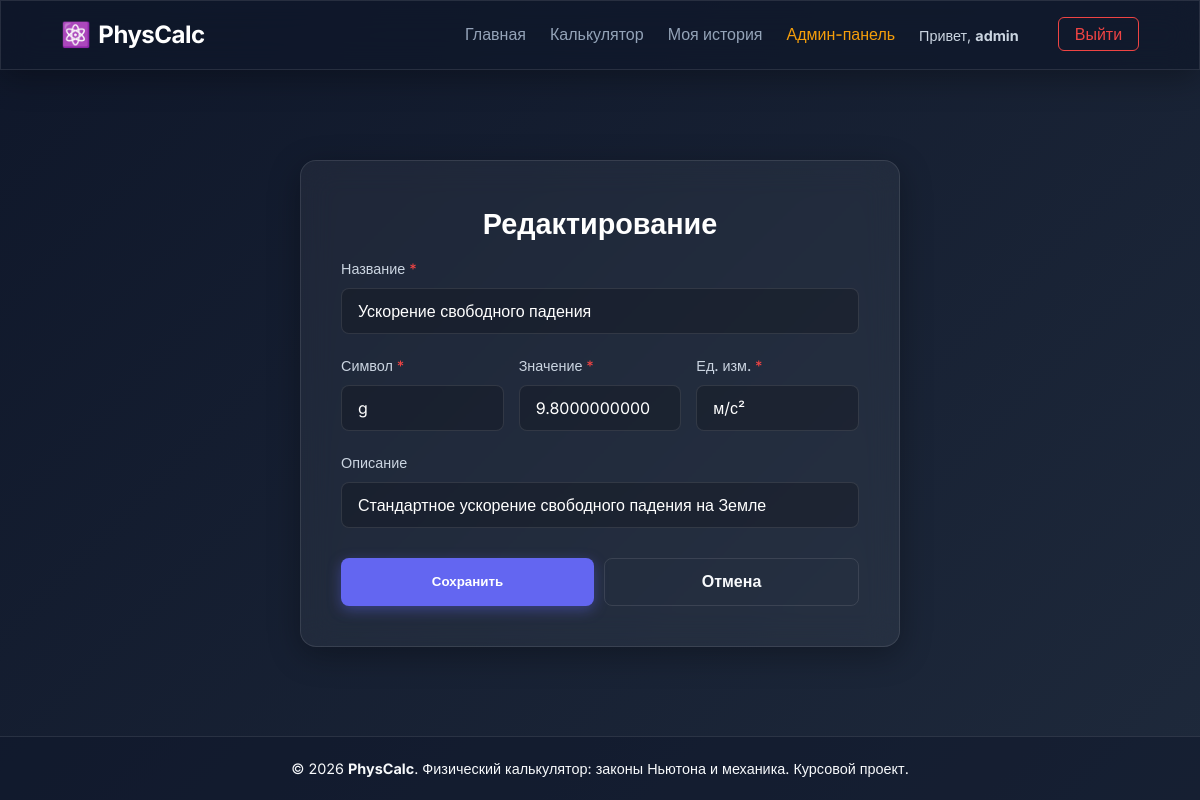
/admin/constant_edit.php?id=1 (signed in), run on the app's committed database.
### tables this page shows
CREATE TABLE IF NOT EXISTS constants (
    id INT AUTO_INCREMENT PRIMARY KEY,
    name VARCHAR(100) NOT NULL,
    symbol VARCHAR(20) NOT NULL,
    value DECIMAL(20,10) NOT NULL,
    unit VARCHAR(50) NOT NULL,
    description TEXT
);

### admin/constant_edit.php (the view, shortened to what this page needs)
<?php
require_once __DIR__ . '/../includes/db.php';
$id = isset($_GET['id']) ? (int)$_GET['id'] : null;
$c = [
    'name' => '',
    'symbol' => '',
    'value' => '',
    'unit' => '',
    'description' => ''
];
if ($id) {
    $stmt = $pdo->prepare("SELECT * FROM constants WHERE id = ?");
    $stmt->execute([$id]);
    $fetched = $stmt->fetch();
    if ($fetched) {
        $c = $fetched;
    } else {
        header("Location: /admin/constants.php");
        exit;
    }
}
require_once __DIR__ . '/../includes/header.php';
?>
<div class="auth-container">
    <div class="auth-card glass-panel" style="max-width: 600px;">
        <h2 class="auth-title"><?= $id ? 'Редактирование' : 'Новая константа' ?></h2>
        <form method="POST" action="/admin/constant_edit.php<?= $id ? '?id='.$id : '' ?>" class="form-modern">
            <div class="form-group">
                <label>Название <span style="color:#ef4444">*</span></label>
                <input type="text" name="name" value="<?= htmlspecialchars($c['name']) ?>" placeholder="Например: Плотность воды" required>
            </div>
            <div style="display: flex; gap: 15px;">
                <div class="form-group" style="flex: 1;">
                    <label>Символ <span style="color:#ef4444">*</span></label>
                    <input type="text" name="symbol" value="<?= htmlspecialchars($c['symbol']) ?>" placeholder="Например: ρ_вода" required>
                </div>
                <div class="form-group" style="flex: 1;">
                    <label>Значение <span style="color:#ef4444">*</span></label>
                    <input type="text" name="value" value="<?= htmlspecialchars($c['value']) ?>" placeholder="Например: 1000" required>
                </div>
                <div class="form-group" style="flex: 1;">
                    <label>Ед. изм. <span style="color:#ef4444">*</span></label>
                    <input type="text" name="unit" value="<?= htmlspecialchars($c['unit']) ?>" placeholder="Например: кг/м³" required>
                </div>
            </div>
            <div class="form-group">
                <label>Описание</label>
                <input type="text" name="description" value="<?= htmlspecialchars($c['description']) ?>" placeholder="Краткое описание константы">
            </div>
            <div style="display: flex; gap: 10px; margin-top: 30px;">
                <button type="submit" class="btn btn-primary" style="flex: 1;">Сохранить</button>
                <a href="/admin/constants.php" class="btn btn-secondary" style="flex: 1;">Отмена</a>
            </div>
        </form>
    </div>
</div>
<?php require_once __DIR__ . '/../includes/footer.php'; ?>

### css/style.css (style rules this page uses)
:root { --primary-color: #6366f1; --primary-hover: #4f46e5; --secondary-color: #475569; --bg-gradient-start: #0f172a; --bg-gradient-end: #1e293b; --glass-bg: rgba(255, 255, 255, 0.05); --glass-border: rgba(255, 255, 255, 0.1); --glass-shadow: 0 8px 32px 0 rgba(0, 0, 0, 0.3); --text-primary: #f8fafc; --text-secondary: #94a3b8; }
* { margin: 0; padding: 0; box-sizing: border-box; }
body { font-family: 'Inter', sans-serif; background: linear-gradient(135deg, var(--bg-gradient-start) 0%, var(--bg-gradient-end) 100%); background-attachment: fixed; color: var(--text-primary); display: flex; flex-direction: column; min-height: 100vh; line-height: 1.6; }
.glass-panel { background: var(--glass-bg); backdrop-filter: blur(16px); -webkit-backdrop-filter: blur(16px); border: 1px solid var(--glass-border); border-radius: 16px; box-shadow: var(--glass-shadow); }
.btn { display: inline-block; padding: 10px 24px; border-radius: 8px; font-weight: 600; text-decoration: none; transition: all 0.3s ease; cursor: pointer; border: none; text-align: center; }
.btn-primary { background-color: var(--primary-color); color: white; box-shadow: 0 4px 14px 0 rgba(99, 102, 241, 0.39); }
.btn-secondary { background-color: transparent; color: var(--text-primary); border: 1px solid var(--glass-border); }
.auth-container { width: 100%; display: flex; justify-content: center; }
.auth-card { width: 100%; max-width: 420px; padding: 40px; animation: slideUp 0.5s ease-out; }
.auth-title { font-size: 1.8rem; margin-bottom: 10px; text-align: center; color: #fff; }
.form-group { margin-bottom: 20px; text-align: left; }
.form-group label { display: block; margin-bottom: 8px; font-size: 0.9rem; font-weight: 500; color: #cbd5e1; }
.form-modern input { width: 100%; padding: 12px 16px; background: rgba(0, 0, 0, 0.2); border: 1px solid var(--glass-border); border-radius: 8px; color: #fff; font-family: inherit; font-size: 1rem; transition: all 0.3s ease; }
.form-modern input::placeholder { color: #475569; }

### data on the page
constants: name "Ускорение свободного падения", symbol "g", value "9.8000000000", unit "м/с²", description "Стандартное ускорение свободного падения на Земле"

### other printed values
$username "admin"
